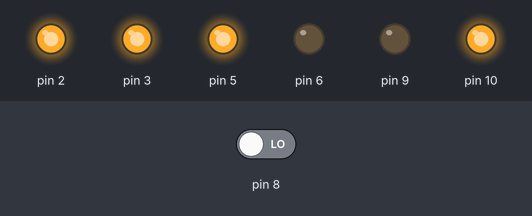
The sketch below on a simulated Arduino Uno, built with avr-gcc and run on an emulated ATmega328P. On the bench: output pins drawn as LEDs (lit = HIGH). Inputs (shaded band) come from the test bench; at power-on: pin 8 LOW. What the sketch prints to the serial monitor is not drawn.

Above: at 0.1 s.
Timing chart, 0 to 1.6 s (numbered marks = the images above):
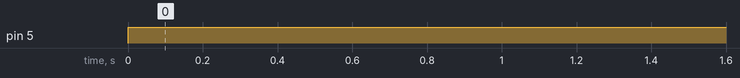

The sketch:

GearRatio.ino
```cpp
int r = 0, s = 0;
int pushbutton;
int time = 0;
float r2 = 0;
  float l = 0;

int delay1()
{
//unsigned int long k;
int i,j;
unsigned int count=0;
for(i=0;i<1000;i++)
{
for(j=0;j<1000;j++)
{
if(digitalRead(8))
{
count++;
while(digitalRead(8));
}
}
}
return count;
}

void setup()
{
    pinMode(8, INPUT);
    pinMode(9, OUTPUT);
    pinMode(10, OUTPUT);
    digitalWrite(9, LOW);
    digitalWrite(10, HIGH);

  pinMode(5, OUTPUT);

  pinMode(6, OUTPUT);
  pinMode(2, OUTPUT);
  pinMode(3, OUTPUT);

  digitalWrite(2, HIGH);
  digitalWrite(3, HIGH);

    Serial.begin(9600);

}

void loop()
{
/*
    s = millis();
    //Serial.print(pushbutton);
    if(digitalRead(8))
    {
        r++;
    }

    if(s%5000 == 0 && r>=0)
    {
        delay(1000);
        Serial.print(r*12);
        Serial.print("\n");
        r = 0;
    }

 */
l=0;
r2 = 1;
analogWrite(5, r2*255);
  analogWrite(6, l*255);

time=delay1();
r=(time*12);
Serial.print(r);
Serial.print("\n");
delay(5000);

}
```

Measured:
- by itself, pin 5: LOW → HIGH at 0.00 s
